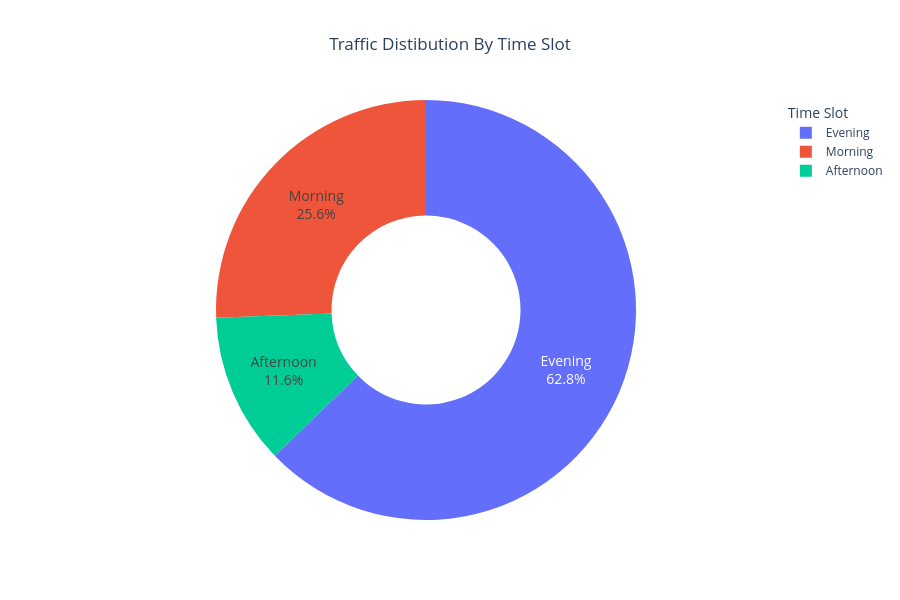

This figure's notebook cell:
### Code cell
# Interactive Donout Chart
fig = px.pie(df,names='time_slot',values='vehicle_count',hole=0.45,title='Traffic Distibution By Time Slot',
                labels={
                 'time_slot':'Time Slot',
                 'vehicle_count':'Vehicle Count'
                    })

fig.update_traces(textinfo='percent+label',textfont_size=14,)
fig.update_layout(title_x=0.5,template='plotly_white',height=600,width=900,legend_title='Time Slot')
fig.show()

### Figure 1 — Plotly figure (JSON) as saved in the notebook; plotly's stock layout.template omitted (floating-point values rounded to 4 significant figures)
{"data": [{"domain": {"x": [0, 1], "y": [0, 1]}, "hole": 0.45, "hovertemplate": "Time Slot=%{label}<br>Vehicle Count=%{value}<extra></extra>", "labels": ["Morning", "Morning", "Evening", "Afternoon", "Evening"], "legendgroup": "", "name": "", "showlegend": true, "textfont": {"size": 14}, "textinfo": "percent+label", "type": "pie", "values": [450, 650, 1200, 500, 1500]}], "layout": {"height": 600, "legend": {"title": {"text": "Time Slot"}, "tracegroupgap": 0}, "title": {"text": "Traffic Distibution By Time Slot", "x": 0.5}, "width": 900}}
